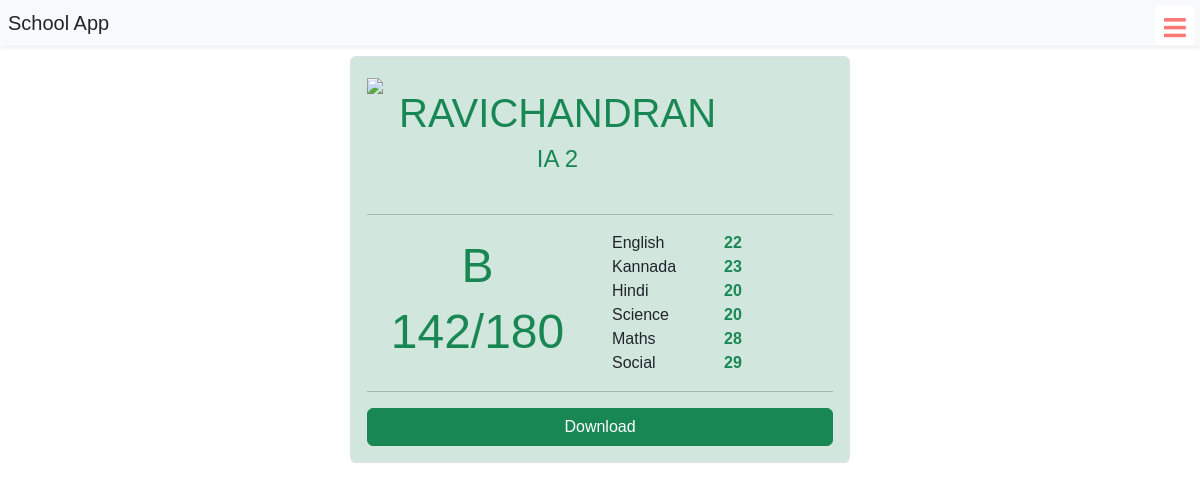
Page /marks-card/105 (signed in) on the committed database.
### schoolapp/models.py (models this page shows, shortened)
class BasicInfo(models.Model):
    created_at = models.DateTimeField(auto_now_add=True)
    updated_at = models.DateTimeField(auto_now=True)

class TestMarks(BasicInfo):
    test_obj = models.ForeignKey(Test,on_delete=models.CASCADE)
    test_id = models.IntegerField()
    student = models.ForeignKey(StudentDetails,on_delete=models.CASCADE )
    kannada = models.IntegerField(default=0)
    english = models.IntegerField(default=0)
    hindi = models.IntegerField(default=0)
    science = models.IntegerField(default=0)
    maths = models.IntegerField(default=0)
    social = models.IntegerField(default=0)
    total_scored_marks = models.IntegerField(default=0)
    total_marks = models.IntegerField(default=0)
    is_pass = models.BooleanField(default=False)
    grade = models.CharField(max_length=50,default="F")

class StudentDetails(models.Model):
    user_id = models.IntegerField(blank = True, null=True)
    profile_image = models.ImageField(upload_to='media/profile',blank=True,null=True)
    student = models.OneToOneField(User, on_delete=models.CASCADE)
    full_name = models.CharField(max_length=100)
    roll_no = models.CharField(max_length=100)
    stu_class = models.IntegerField()
    date_of_birth = models.DateField( blank=True, null=True)
    gender = models.CharField(max_length=10,blank=True, null=True)
    street = models.CharField(max_length=100, blank=True, null=True )
    city = models.CharField(max_length=50, blank=True, null=True )
    state = models.CharField(max_length=50, blank=True, null=True )
    zip_code = models.CharField(max_length=10, blank=True, null=True )
    phone_number = models.CharField(max_length=15, blank=True, null=True )
    email = models.EmailField(blank=True, null=True )
    father_name = models.CharField(max_length=50, blank=True, null=True )
    father_contact = models.CharField(max_length=15, blank=True, null=True )
    mother_name = models.CharField(max_length=50, blank=True, null=True )
    mother_contact = models.CharField(max_length=15, blank=True, null=True )# Contact Information
    phone_number = models.CharField(max_length=15, blank=True, null=True)
    email = models.EmailField(blank=True, null=True)
    father_name = models.CharField(max_length=50, blank=True, null=True)
    father_contact = models.CharField(max_length=15, blank=True, null=True)
    mother_name = models.CharField(max_length=50, blank=True, null=True)
    mother_contact = models.CharField(max_length=15, blank=True, null=True)
    def __str__(self):
        return str(self.full_name)

class Test(BasicInfo):
    title = models.CharField(max_length=255)
    test_for = models.IntegerField()
    total_marks = models.IntegerField(default=0)
    description = models.TextField()
    start_at = models.DateTimeField(default = datetime.now())
    is_ready = models.BooleanField(default = False)

### schoolapp/views.py (the view)
# urls.py: path("marks-card/<int:id>",views.marks_card,name="marks_card"),
@login_required(login_url="signin")
def marks_card(request,id):
    test = TestMarks.objects.get(id=id)
    context = {
        "test":test
    }
    return render(request,"marks-card.html",context=context)

### templates/marks-card.html (shortened to what this page needs)
{% extends "base.html" %}
{% load static %}
{% block body %}
<div class="container" style="margin-top: 2rem;">
   <div class="d-flex justify-content-center align-items-center flex-column">
      {% if test.is_pass %}
      <div class="marks-card bg-success-subtle img-thumbnail p-3">
         <div class="marks-card-head d-flex">
            <div class="left-container">
               <img src="https://cdn-icons-png.flaticon.com/128/5454/5454607.png" class="w-100">
            </div>
            <div class="right-container p-3 text-success">
               <h1 class="text-uppercase">{{test.student}}</h1>
               <h4 class="text-center text-uppercase">{{test.test_obj.title}}</h4>
            </div>
         </div>
         <hr>
         <div class="marks-card-body">
            <div class="row">
               <div class="col-12 col-md-6 ">
                  <div class="d-flex flex-column justify-content-center align-items-center h-100">
                     <h3 class="marks text-success">{{test.grade}}</h3>
                     <h3 class="marks text-success">{{test.total_scored_marks}}/{{test.total_marks}}</h3>
                  </div>
               </div>
               <div class="col-12 col-md-6">
                  <div class="">
                     <table class="m-auto m-md-0">
                        <tr>
                           <td>English</td>
                           <td class="ps-5 text-success fw-bold">{{test.english}}</td>
                        </tr>
                        <tr>
                           <td>Kannada</td>
                           <td class="ps-5 text-success fw-bold">{{test.kannada}}</td>
                        </tr>
                        <tr>
                           <td>Hindi</td>
                           <td class="ps-5 text-success fw-bold">{{test.hindi}}</td>
                        </tr>
                        <tr>
                           <td>Science</td>
                           <td class="ps-5 text-success fw-bold">{{test.science}}</td>
                        </tr>
                        <tr>
                           <td>Maths</td>
                           <td class="ps-5 text-success fw-bold">{{test.maths}}</td>
                        </tr>
                        <tr>
                           <td>Social</td>
                           <td class="ps-5 text-success fw-bold">{{test.social}}</td>
                        </tr>
                     </table>
                  </div>
               </div>
            </div>
         </div>
         <hr>
         <div id="btn1">
            <button onclick="window.print()" class="btn btn-success w-100">Download</button>
         </div>
      </div>
{% endif %}
   </div>
</div>
{% endblock %}

### templates/marks-card.html (style rules this page uses)
.marks-card { width: 500px; }
.marks { font-size: 3rem; }

### templates/base.html (style rules this page uses)
body { font-family: Arial, Helvetica, sans-serif; }
* { margin: 0; padding: 0; text-decoration: none; }
:root { --accent-color: #fff; --gradient-color: #FBFBFB; }
body { margin: 0 !important; padding: 0 !important; }

### rows in the picture
TestMarks: student "RAVICHANDRAN", test_obj "IA 2", grade "B", total_scored_marks "142", total_marks "180", english "22", kannada "23", hindi "20", science "20", maths "28", social "29"
